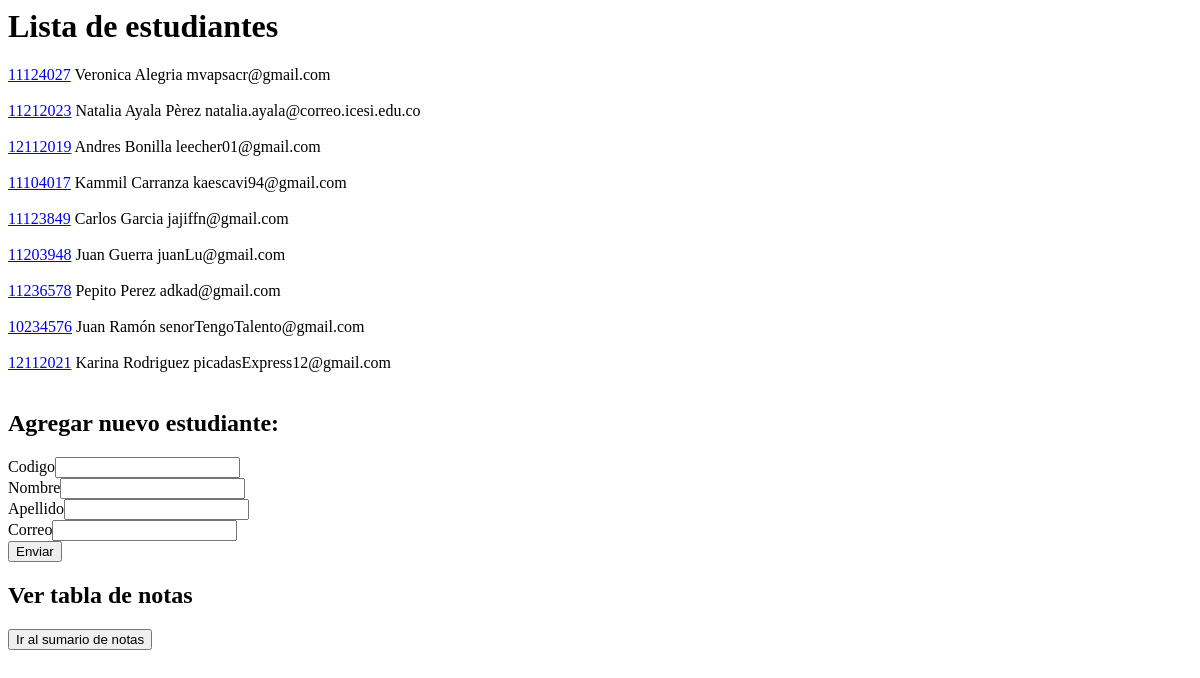
Before: /Unidad1/estudiantes.php with the older database file.
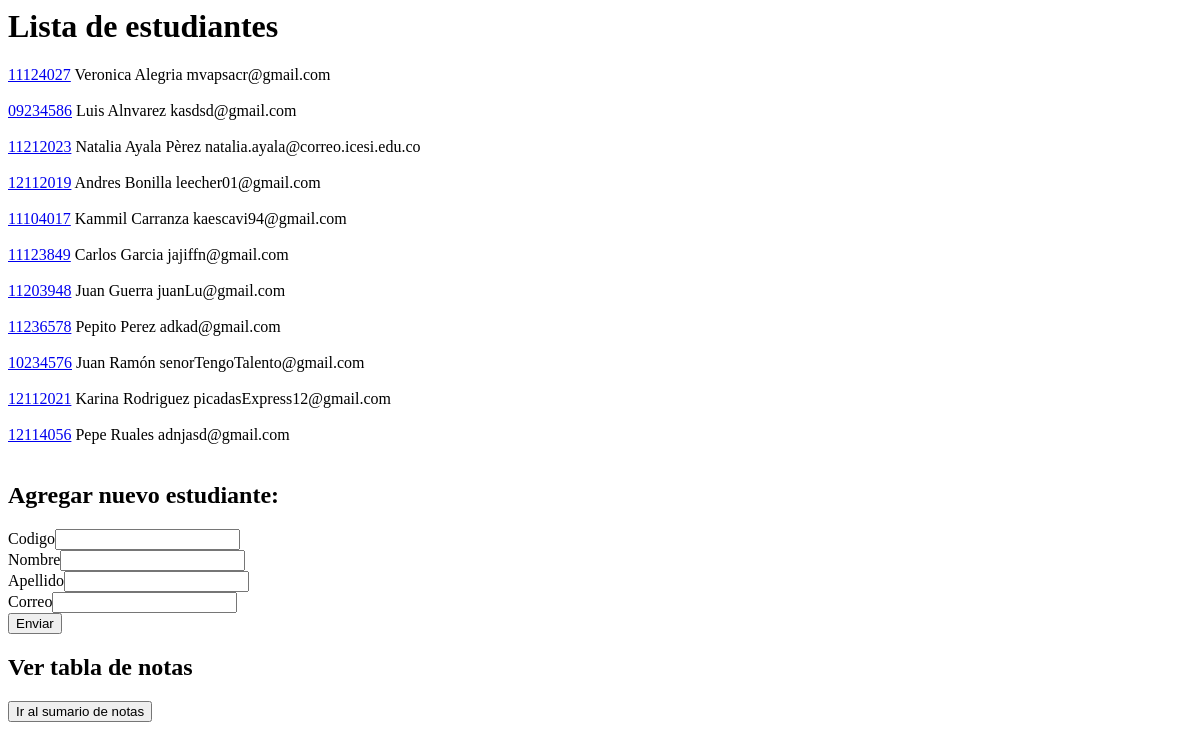
After: the same page with the newer database file.
### tables this page shows
CREATE TABLE IF NOT EXISTS `estudiantes` (
  `codigo` varchar(500) NOT NULL,
  `nombre` varchar(1000) NOT NULL,
  `apellido` varchar(1000) NOT NULL,
  `correo` varchar(1000) NOT NULL,
  UNIQUE KEY `codigo` (`codigo`)
);

### Unidad1/estudiantes.php (the view, shortened to what this page needs)
<html>
<head>
</head>
<body>
  <h1>Lista de estudiantes</h1>
  <?php
include_once("includes/database.php");
$sql= "SELECT * FROM estudiantesWeb.estudiantes ORDER BY apellido";
$result = mysqli_query($con,$sql);
if($result == false)
{
  echo "<h4>Error: ".mysqli_error($con)."</h4>";
} else
{
  if(mysqli_num_rows($result) < 1)
  {
    echo "<p>No current databases</p>";
  } else
  {
    while($row = mysqli_fetch_array($result)) {
      echo "<a href='includes/mostrarNota.php?codigo=".$row["codigo"]."'>".$row["codigo"]."</a> ".$row["nombre"]." ".$row["apellido"]." ".$row["correo"];
      echo"<br>";
      echo"<br>";
    }
  }
} ?>
<h2>Agregar nuevo estudiante:</h2>
<section>
  <form action="includes/crearEstudiante.php" method="POST">
    <label>Codigo</label><input type="text" name="codigo"><br />
    <label>Nombre</label><input type="text" name="nombre"><br />
    <label>Apellido</label><input type="text" name="apellido"><br />
    <label>Correo</label><input type="text" name="correo"><br />
    <input type="submit" value="Enviar">
  </form>
</section>
<h2>Ver tabla de notas</h2>
<section>
  <form action="notasdeestudiantes.php">
   <input type="submit" value="Ir al sumario de notas">
 </form>
</section>
</body></html>

Changed rows visible on the page:
added estudiantes: codigo "09234586", nombre "Luis", apellido "Alnvarez", correo "kasdsd@gmail.com"
added estudiantes: codigo "12114056", nombre "Pepe", apellido "Ruales", correo "adnjasd@gmail.com"
